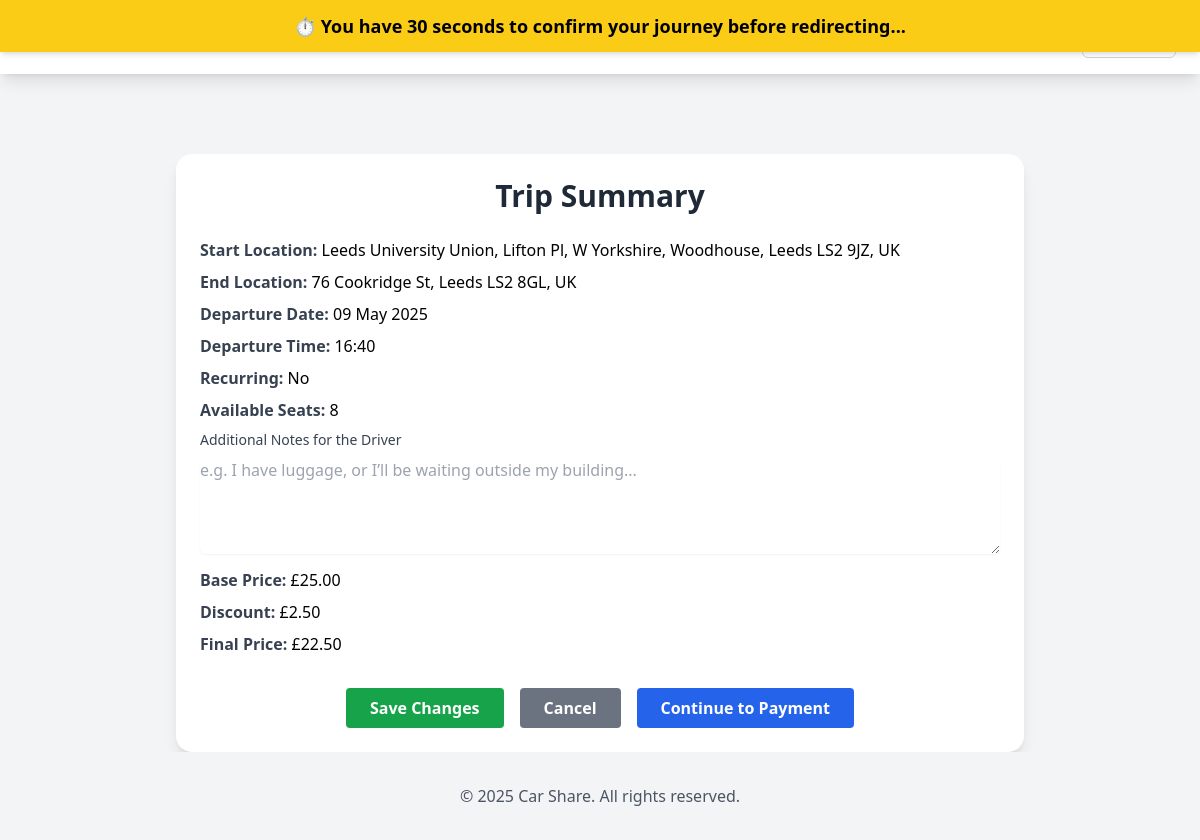
/journey_summary (signed in), run on the app's committed database.
### app/models.py (models this page shows)
class Journey(db.Model):
    __tablename__ = 'journeys'
    id = db.Column(db.Integer, primary_key=True)
    creator_id = db.Column(db.Integer, db.ForeignKey('users.id'), nullable=False)
    driver_id = db.Column(db.Integer, db.ForeignKey('users.id'))
    start_location = db.Column(db.String(100), nullable=False)
    end_location = db.Column(db.String(100), nullable=False)
    journey_date = db.Column(db.Date, nullable=False)
    journey_time = db.Column(db.Time, nullable=False)
    is_recurring = db.Column(db.Boolean, default=False)
    recurring_days = db.Column(db.String(100))  # comma-separated days
    available_seats = db.Column(db.Integer, nullable=False, default=1)
    journey_status = db.Column(db.String(20), default='active')
    support_issues = db.relationship('SupportIssue', back_populates='journey', lazy=True)
    bookings = db.relationship('Booking', backref='journey', lazy=True)
    messages = db.relationship('Message', backref='journey', lazy=True)

### app/__init__.py (the view)
@app.route('/journey_summary')
@login_required
def journey_summary():
    latest_journey = Journey.query.filter_by(creator_id=current_user.id).order_by(Journey.id.desc()).first()
    if not latest_journey:
        flash("No journeys found.", "warning")
        return redirect(url_for('user_dashboard'))
    base_price = 25.00
    rule = DiscountRule.query.filter_by(rule_name="Weekly Commuter", is_active=True).first()
    if rule:
        discount_amount = base_price * (rule.discount_percentage / 100)
    else:
        discount_amount = 0.0
    final_price = base_price - discount_amount
    return render_template(
        'summary.html',
        summary=latest_journey,
        base_price=base_price,
        discount_amount=discount_amount,
        final_price=final_price
    )

### app/__init__.py (called while the page is built)
@login_manager.user_loader
def load_user(user_id):
    return User.query.get(int(user_id))

### app/templates/summary.html (shortened to what this page needs)
{% extends "base.html" %}
{% block content %}
<div id="edit-timer" class="fixed top-0 left-0 w-full bg-yellow-400 text-black text-center py-3 text-lg font-semibold shadow-md z-50">
  ⏱️ You have <span id="countdown">30</span> seconds to confirm your journey before redirecting...
</div>
<div class="max-w-4xl mx-auto px-6 mt-20">
  <div class="bg-white p-6 shadow-lg rounded-2xl">
    <h2 class="text-3xl font-bold text-gray-800 mb-6 text-center">Trip Summary</h2>
    <div class="mb-6 space-y-2">
      <p><span class="font-semibold text-gray-700">Start Location:</span> {{ summary.start_location }}</p>
      <p><span class="font-semibold text-gray-700">End Location:</span> {{ summary.end_location }}</p>
      <p><span class="font-semibold text-gray-700">Departure Date:</span> {{ summary.journey_date.strftime('%d %B %Y') }}</p>
      <p><span class="font-semibold text-gray-700">Departure Time:</span> {{ summary.journey_time.strftime('%H:%M') }}</p>
      <p><span class="font-semibold text-gray-700">Recurring:</span> {{ 'Yes' if summary.is_recurring else 'No' }}</p>
      <p><span class="font-semibold text-gray-700">Available Seats:</span> {{ summary.available_seats }}</p>
      <div class="mb-6">
        <label for="passenger-notes" class="block text-sm font-medium text-gray-700 mb-2">Additional Notes for the Driver</label>
        <textarea id="passenger-notes" name="passenger_notes" rows="4" class="w-full rounded-md border-gray-300 shadow-sm focus:ring-blue-500 focus:border-blue-500" placeholder="e.g. I have luggage, or I’ll be waiting outside my building..."></textarea>
      </div>
      <p><span class="font-semibold text-gray-700">Base Price:</span> £{{ '%.2f'|format(base_price) }}</p>
      <p><span class="font-semibold text-gray-700">Discount:</span> £{{ '%.2f'|format(discount_amount) }}</p>
      <p><span class="font-semibold text-gray-700">Final Price:</span> £{{ '%.2f'|format(final_price) }}</p>
    </div>
    <div class="text-center flex justify-center gap-4 mt-8">
      <button type="button" onclick="redirectToWaiting()" class="bg-green-600 text-white font-bold py-2 px-6 rounded hover:bg-green-700">Save Changes</button>
      <button type="button" onclick="redirectToWaiting()" class="bg-gray-500 text-white font-bold py-2 px-6 rounded hover:bg-gray-600">Cancel</button>
      <a id="stripe-checkout-button" class="bg-blue-600 hover:bg-blue-700 text-white font-bold py-2 px-6 rounded cursor-pointer">Continue to Payment</a>
    </div>
  </div>
</div>
{% endblock %}

### data on the page
Journey: start_location "Leeds University Union, Lifton Pl, W Yorkshire, Woodhouse, Leeds LS2 9JZ, UK", end_location "76 Cookridge St, Leeds LS2 8GL, UK", journey_date "09 May 2025", journey_time "16:40", is_recurring "No", available_seats "8"

### other printed values
{{ '%.2f'|format(base_price) }} "25.00"
{{ '%.2f'|format(discount_amount) }} "2.50"
{{ '%.2f'|format(final_price) }} "22.50"
